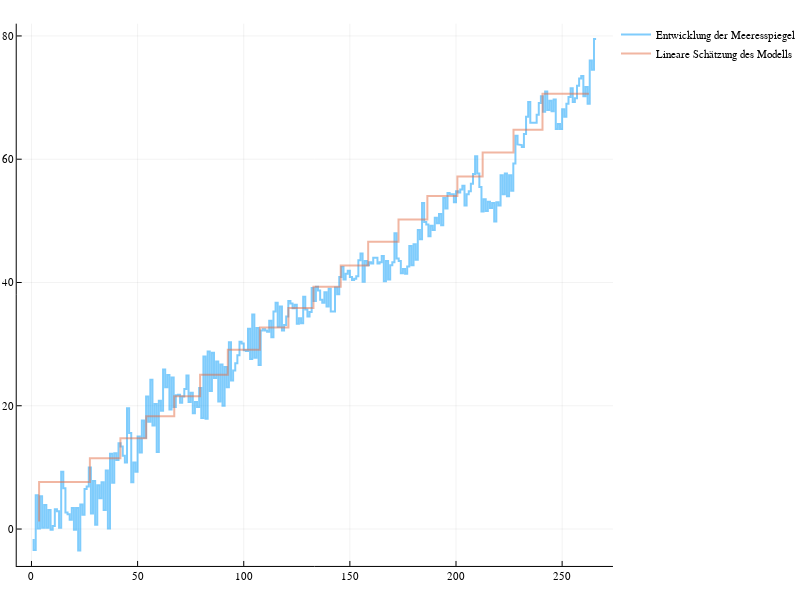

The notebook cell saved with this chart:
### Code cell
f(x) = coef(linearmodel)[2] * x + coef(linearmodel)[1]
plot!(f, 1, size(data)[1], label = "Lineare Schätzung des Modells")

### Figure 1 — Plotly figure (JSON) as saved in the notebook; plotly's stock layout.template omitted (floating-point values rounded to 4 significant figures; data arrays with more than 128 entries replaced by an {"elided": "..."} marker saying what was removed)
{"data": [{"colorbar": {"title": ""}, "hoverinfo": "text", "legendgroup": "Entwicklung der Meeresspiegel", "line": {"color": "rgba(0, 154, 250, 0.500)", "dash": "solid", "shape": "linear", "width": 2}, "mode": "lines", "name": "Entwicklung der Meeresspiegel", "showlegend": true, "text": {"elided": "531 null values"}, "type": "scatter", "x": {"elided": "531 int values"}, "xaxis": "x1", "y": {"elided": "531 float values"}, "yaxis": "y1", "zmax": 0.1, "zmin": -0.1}, {"colorbar": {"title": ""}, "hoverinfo": "text", "legendgroup": "Lineare Schätzung des Modells", "line": {"color": "rgba(227, 111, 71, 0.500)", "dash": "solid", "shape": "linear", "width": 2}, "mode": "lines", "name": "Lineare Schätzung des Modells", "showlegend": true, "text": [null, null, null, null, null, null, null, null, null, null, null, null, null, null, null, null, null, null, null, null, null, null, null, null, null, null, null, null, null, null, null, null, null, null, null, null, null], "type": "scatter", "x": [3.588, 3.588, 27.52, 27.52, 41.9, 41.9, 54.06, 54.06, 67.26, 67.26, 79.44, 79.44, 92.49, 92.49, 107.6, 107.6, 121.1, 121.1, 132.8, 132.8, 145.7, 145.7, 158.6, 158.6, 172.9, 172.9, 186.5, 186.5, 200.7, 200.7, 212.6, 212.6, 227.1, 227.1, 240.7, 240.7, 262.6], "xaxis": "x1", "y": [1.215, 7.627, 7.627, 11.48, 11.48, 14.74, 14.74, 18.28, 18.28, 21.54, 21.54, 25.04, 25.04, 29.09, 29.09, 32.69, 32.69, 35.85, 35.85, 39.3, 39.3, 42.76, 42.76, 46.59, 46.59, 50.24, 50.24, 54.02, 54.02, 57.21, 57.21, 61.11, 61.11, 64.77, 64.77, 70.63, 70.63], "yaxis": "y1", "zmax": 0.1, "zmin": -0.1}], "layout": {"annotations": [], "height": 600, "legend": {"bgcolor": "rgba(255, 255, 255, 1.000)", "bordercolor": "rgba(0, 0, 0, 1.000)", "font": {"color": "rgba(0, 0, 0, 1.000)", "family": "sans-serif", "size": 11}, "tracegroupgap": 0, "x": 1, "y": 1}, "margin": {"b": 20, "l": 0, "r": 0, "t": 20}, "paper_bgcolor": "rgba(255, 255, 255, 1.000)", "plot_bgcolor": "rgba(255, 255, 255, 1.000)", "showlegend": true, "width": 800, "xaxis": {"anchor": "y1", "domain": [0.02714, 0.9951], "gridcolor": "rgba(0, 0, 0, 0.100)", "gridwidth": 0.5, "linecolor": "rgba(0, 0, 0, 1.000)", "mirror": false, "range": [-6.95, 273.9], "showgrid": true, "showline": true, "showticklabels": true, "tickangle": 0, "tickcolor": "rgb(0, 0, 0)", "tickfont": {"color": "rgba(0, 0, 0, 1.000)", "family": "sans-serif", "size": 11}, "tickmode": "array", "ticks": "inside", "ticktext": ["0", "50", "100", "150", "200", "250"], "tickvals": [0, 50, 100, 150, 200, 250], "title": "", "titlefont": {"color": "rgba(0, 0, 0, 1.000)", "family": "sans-serif", "size": 15}, "type": "-", "visible": true, "zeroline": false, "zerolinecolor": "rgba(0, 0, 0, 1.000)"}, "yaxis": {"anchor": "x1", "domain": [0.02508, 0.9934], "gridcolor": "rgba(0, 0, 0, 0.100)", "gridwidth": 0.5, "linecolor": "rgba(0, 0, 0, 1.000)", "mirror": false, "range": [-5.99, 81.99], "showgrid": true, "showline": true, "showticklabels": true, "tickangle": 0, "tickcolor": "rgb(0, 0, 0)", "tickfont": {"color": "rgba(0, 0, 0, 1.000)", "family": "sans-serif", "size": 11}, "tickmode": "array", "ticks": "inside", "ticktext": ["0", "20", "40", "60", "80"], "tickvals": [0, 20, 40, 60, 80], "title": "", "titlefont": {"color": "rgba(0, 0, 0, 1.000)", "family": "sans-serif", "size": 15}, "type": "-", "visible": true, "zeroline": false, "zerolinecolor": "rgba(0, 0, 0, 1.000)"}}}
